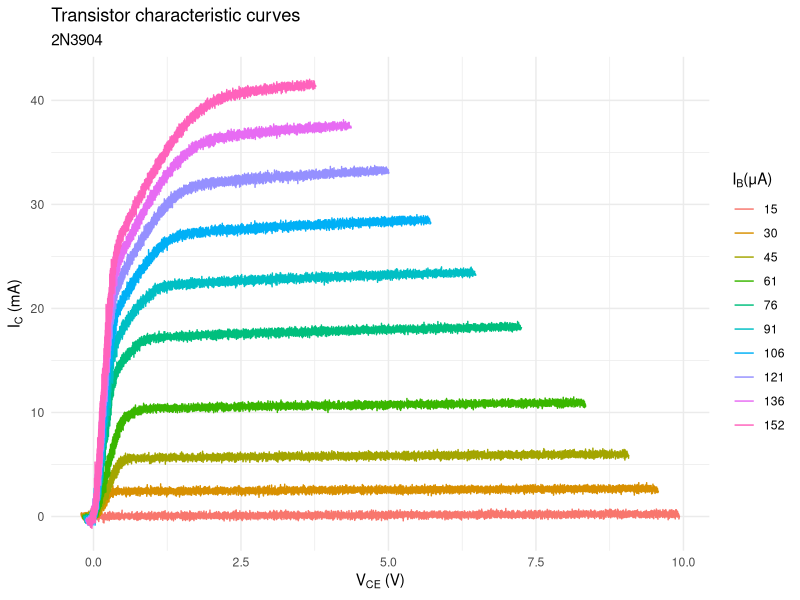

Here is the R script that generated this plot:
library(tidyverse)

V1_05 <- read_csv("2N3904/RigolDS0.csv")
V1_05$V1 <- 0.5

V1_10 <- read_csv("2N3904/RigolDS1.csv")
V1_10$V1 <- 1.0

V1_15 <- read_csv("2N3904/RigolDS2.csv")
V1_15$V1 <- 1.5

V1_20 <- read_csv("2N3904/RigolDS3.csv")
V1_20$V1 <- 2.0

V1_25 <- read_csv("2N3904/RigolDS4.csv")
V1_25$V1 <- 2.5

V1_30 <- read_csv("2N3904/RigolDS5.csv")
V1_30$V1 <- 3.0

V1_35 <- read_csv("2N3904/RigolDS6.csv")
V1_35$V1 <- 3.5

V1_40 <- read_csv("2N3904/RigolDS7.csv")
V1_40$V1 <- 4.0

V1_45 <- read_csv("2N3904/RigolDS8.csv")
V1_45$V1 <- 4.5

V1_50 <- read_csv("2N3904/RigolDS9.csv")
V1_50$V1 <- 5.0

t_df <- rbind(V1_05, V1_10, V1_15, V1_20, V1_25, V1_30, V1_35, V1_40, V1_45, V1_50)

t_df |>
  mutate(IB = as.factor(round((V1 / 33000)*1e6)), IC = ((CH1V - CH2V)/100)*1000, VCE = CH2V) |>
  ggplot(aes(VCE, IC, color = IB)) +
  geom_line() +
  labs(title = "Transistor characteristic curves",
       subtitle = "2N3904",
       x = expression(paste(V[CE], " (V)")),
       y = expression(paste(I[C], " (mA)")),
       color = expression(paste(I[B], "(μA)"))) +
  theme_minimal()
